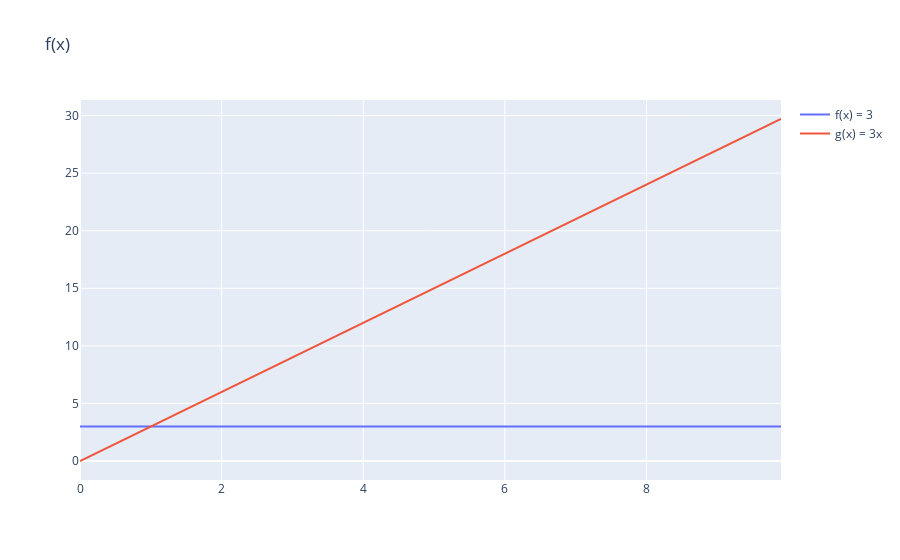

Notebook code for this chart:
### Markdown cell above
So far we have been calculating the rate of change with linear functions.  These are functions that can be represented as straight lines, like our functions $f(x) = 3$ or $g(x) = 3x$.

### Code cell
linear_funcs
